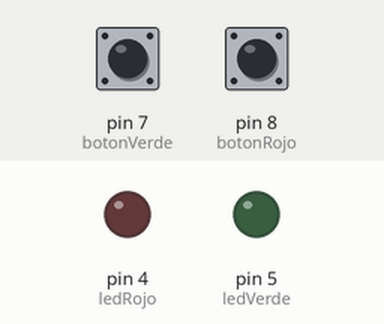
Recording of a sketch running on a simulated Arduino Uno, built with avr-gcc and run on an emulated ATmega328P. Shown: output pins drawn as LEDs (lit = HIGH). Dashed ring = blinking. The test bench sets the inputs (shaded band); at power-on: pin 8 (botonRojo) LOW, pin 7 (botonVerde) LOW. Random numbers use the default seed unless the sketch sets one; what the sketch prints to the serial monitor is not drawn.

Above: at 6.9 s.
7.0 s: pin 8 (botonRojo) pulled HIGH for 0.2 s
At 7.8 s:
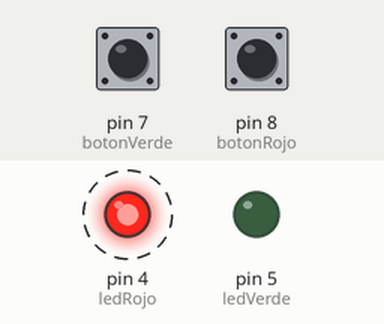
10.2 s: pin 7 (botonVerde) pulled HIGH for 3.2 s
At 15.6 s:
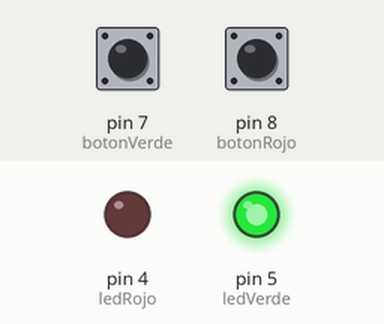
18.5 s: pin 7 (botonVerde) pulled HIGH for 1 s
At 19.8 s:
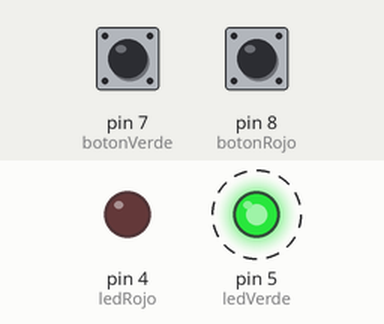
24.5 s: pin 7 (botonVerde) pulsed HIGH 5 times (0.12 s each, 0.3 s apart)
At 26.5 s:
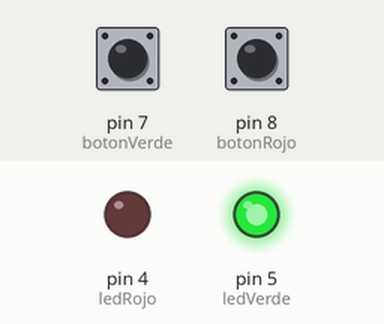
Timing chart, 0 to 28.5 s (numbered marks = the images above; inputs shaded):
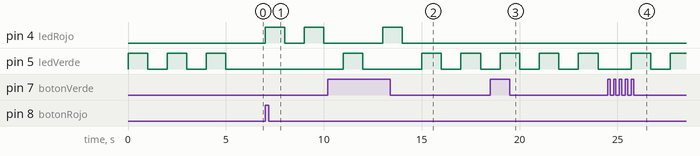

The sketch:

Ejercicio1.2.ino
```cpp
//Pines de salida de las señales a los leds.
int ledVerde = 5;
int ledRojo = 4;

//Pines de entrada de la señal de los botones.
int botonVerde = 7;
int botonRojo = 8;

//Definimos constantes para los colores que coinciden con las de asignadas a los pines de los leds.
const int VERDE = 5;
const int ROJO = 4;

//Controlar estado del boton
//0 : boton sin pulsar
//1 : boton pulsado
int estadoBoton = 0;

//nivel del juego
int nivel;

const int SIZE = 12;
//Array de colores
int colores[SIZE];

//Nivel maximo
const int NIVEL_MAXIMO = 10;

//Nos indica si tenemos o no que mostrar los colores.
bool inicioNivel;

//Numero de leds a encender
int numeroLeds;

//Posicion a comprobar.
int posicionComprobar;


void setup() {
  Serial.begin(9600);
  //Ponemos los pines de los leds como salidas.
  pinMode(ledVerde, OUTPUT);
  pinMode(ledRojo, OUTPUT);

  //Ponemos los pines de los botones como entradas
  pinMode(botonVerde, INPUT);
  pinMode(botonRojo, INPUT);

  //Relleno el array con la secuencia de colores del juego, va de 4 a 5 por hacerlo coincidir con el pin de los leds.
  generarSecuencia();

  //Ponemos el nivel a 1.
  nivel = 1;

  //Penemos el numero de leds acorde al nivel 1.
  numeroLeds = 3;

  //Ponemos que hay que enseñar los colores.
  inicioNivel = true;

  //Al iniciar el juego siempre se empezara comprobando la primera posicion.
  posicionComprobar = 0;
}

void loop() {

  if (nivel <= NIVEL_MAXIMO) {
    //Comprobamos si debemos o no encender los leds
    if (inicioNivel) {
      //encendemos los leds
      for (int i = 0; i < numeroLeds; i++) {
        int colorMostrar = colores[i];
        switch (colorMostrar) {
          case VERDE:
            //Si es 5 encendemos el led verde durante un segundo.
            digitalWrite(ledVerde, HIGH);
            delay(1000);
            digitalWrite(ledVerde, LOW);
            delay(1000);
            break;
          case ROJO:
            // Si es 4 encendemos el led rojo durante un segundo.
            digitalWrite(ledRojo, HIGH);
            delay(1000);
            digitalWrite(ledRojo, LOW);
            delay(1000);
            break;
        }
      }
      inicioNivel = false;
    } else {
      //Espereamos una pulsacion
      int lecturaVerde = digitalRead(botonVerde);
      int lecturaRojo = digitalRead(botonRojo);

      //Compruebo que no se mantiene el boton pulsado
      if (lecturaVerde == HIGH && estadoBoton == 0) {
        Serial.print("Pulsacion Verde\n");
        //Si han pulsado el boton verde y estaba sin pulsar
        estadoBoton = 1;
        //Llamada al metodo para comprobar que se ha pulsado el color correcto.
        if (comprobar(VERDE, posicionComprobar)) {
          Serial.print("Pulsacion Verde correcta\n");
          //Si la pulsacion ha sido acertada incremento el indice que se deba de intentar comprobar.
          posicionComprobar++;
          //Comprar si se ha superado el nivel.
          if (nivelSuperado(posicionComprobar - 1, numeroLeds)) {
            //Aumentar el nivel simpre que no exceda el maximo.
            Serial.print("Nivel ");
            Serial.print(nivel);
            Serial.print(" superado\n");
            aumentarNivel();
          }

        } else { //Pulsacion fallada, reiniciar juego.
          Serial.print("Pulsacion Verde incorrecta\n");
          reiniciarJuego();
          Serial.print("Vuelva a empezar \nNivel ");
          Serial.print(nivel);
        }
      } else if (lecturaRojo == HIGH && estadoBoton == 0) {
        Serial.print("Pulsacion Rojo\n");
        //Si han pulsado el boton rojo y estaba sin pulsar
        estadoBoton = 1;
        //Llamada al metodo para comprobar que se ha pulsado el color correcto.
        if (comprobar(ROJO, posicionComprobar)) {
          Serial.print("Pulsacion Rojo correcta\n");
          //Si la pulsacion ha sido acertada incremento el indice que se deba de intentar comprobar.
          posicionComprobar++;
          //Comprar si se ha superado el nivel.
          if (nivelSuperado(posicionComprobar - 1, numeroLeds)) {
            Serial.print("Nivel ");
            Serial.print(nivel);
            Serial.print(" superado\n");
            //Aumentar el nivel simepre que no exceda el maximo.
            aumentarNivel();
          }

        } else { //Pulsacion fallada, reiniciar juego.
          Serial.print("Pulsacion Rojo incorrecta\n");
          reiniciarJuego();
          Serial.print("Vuelva a empezar \nNivel ");
          Serial.print(nivel);
        }
      } else if (lecturaRojo == LOW && lecturaVerde == LOW) {
        //Si ninguno de los dos botones esta pulsado, espero por una nueva pulsacion.
        estadoBoton = 0;
      }
    }
  } else {
    Serial.print("Enhorabuena ha ganado!!!");
  }
}
/*Metodo para comprobar que el color pulsado es correcto conforme a la secuencia.
   Recibe como parametros el boton que se pulsa y la posicion del array que se va a comprobar.
*/
bool comprobar(int boton, int posicion) {
  bool aux = false;
  switch (boton) {
    case VERDE:
      if (VERDE == colores[posicion])
        aux = true;
      else
        aux = false;
      break;
    case ROJO:
      if (ROJO == colores[posicion])
        aux = true;
      else
        aux = false;
      break;
  }
  return aux;
}

/*
   Metodo mediante el que se comprueba si se ha superado o no el nivel.
*/
bool nivelSuperado(int posicion, int numeroLeds) {
  if (posicion == numeroLeds - 1) {
    return true;
  } else {
    return false;
  }
}

/*
   Metodo para aumentar el nivel si el anterior ha sido superado.
*/
void aumentarNivel() {
  posicionComprobar = 0;
  inicioNivel = true;
  numeroLeds++;
  estadoBoton = 0;
  nivel++;
}

/*
   Metodo para reinicar el juego una vez que se falla o se gana.
*/
void reiniciarJuego() {
  nivel = 1;
  numeroLeds = 3;
  estadoBoton = 0;
  posicionComprobar = 0;
  inicioNivel = true;
  generarSecuencia();
}

/*
   Relleno el array con la secuencia de colores del juego, va de 4 a 5 por hacerlo coincidir con el pin de los leds.
*/
void generarSecuencia() {
  for (int i = 0; i < SIZE; i++) {
    colores[i] = random(4, 6);
  }
}
```

Measured:
- after the input at 7.0 s, pin 4 (ledRojo): alternates HIGH for 1.0 s and LOW for 1.0 s, starting at once
- after the input at 10.2 s, pin 4 (ledRojo): LOW → HIGH after 2.8 s, → LOW 1.0 s later
- after the input at 18.5 s, pin 5 (ledVerde): alternates HIGH for 1.0 s and LOW for 1.0 s, starting after 0.51 s
- after the input at 24.5 s, pin 5 (ledVerde): LOW → HIGH after 1.2 s, → LOW 1.0 s later, → HIGH 1.0 s later
